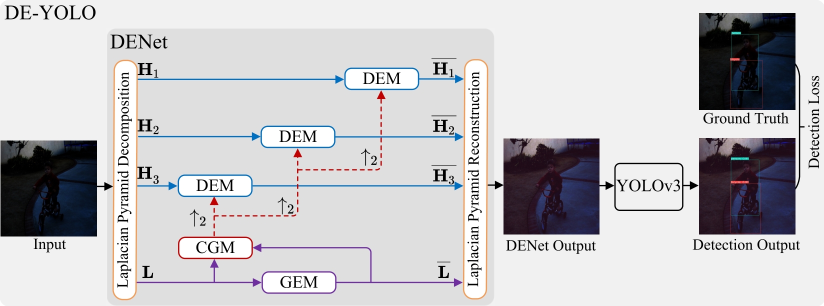
#> input picture figs/DE-YOLO.jpg, 1648 x 612 px (shown at 1/2 size); its folder holds only this picture in this run
$ python -i augmentations.py   (imports and definitions only)
#> lines starting #> are read from the running program, lines starting #| are printed output that depends on the picture
import math
import random

import cv2
import numpy as np

from utils.yolo_utils import xywhn2xyxy, xyxy2xywhn


# [37 lines left out: function data_augments, not called in this run]


def augment_hsv(imgs, hgain=0.5, sgain=0.5, vgain=0.5):
    # HSV color-space augmentation
    imgs_new = []
    if hgain or sgain or vgain:
        r = np.random.uniform(-1, 1, 3) * [hgain, sgain, vgain
                                           ] + 1  # random gains
        for im in imgs:
            hue, sat, val = cv2.split(cv2.cvtColor(im, cv2.COLOR_BGR2HSV))
            dtype = im.dtype  # uint8

            x = np.arange(0, 256, dtype=r.dtype)
            lut_hue = ((x * r[0]) % 180).astype(dtype)
            lut_sat = np.clip(x * r[1], 0, 255).astype(dtype)
            lut_val = np.clip(x * r[2], 0, 255).astype(dtype)

            im_hsv = cv2.merge((cv2.LUT(hue, lut_hue), cv2.LUT(sat, lut_sat),
                                cv2.LUT(val, lut_val)))
            im = cv2.cvtColor(im_hsv, cv2.COLOR_HSV2BGR)
            imgs_new.append(im)
        return imgs_new
    else:
        return imgs


# [122 lines left out: function random_perspective, not called in this run]

>>> import cv2
>>> picture = cv2.imread('../figs/DE-YOLO.jpg', cv2.IMREAD_GRAYSCALE)
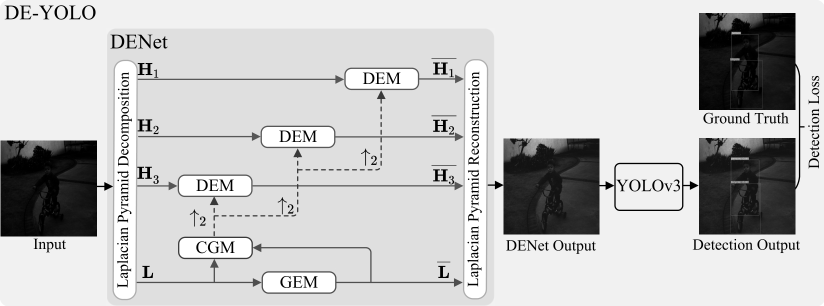
#> picture: shape (612, 1648) (shown at 1/2 size); min 0, max 255, mean 197.4
>>> result = augment_hsv(picture)
#> the loop in augment_hsv, `for im in imgs:` made 1 pass
#> after the loop in augment_hsv, `for im in imgs:`: imgs_new = []
#> (the run stopped early here; a loop or call above may not have finished)
